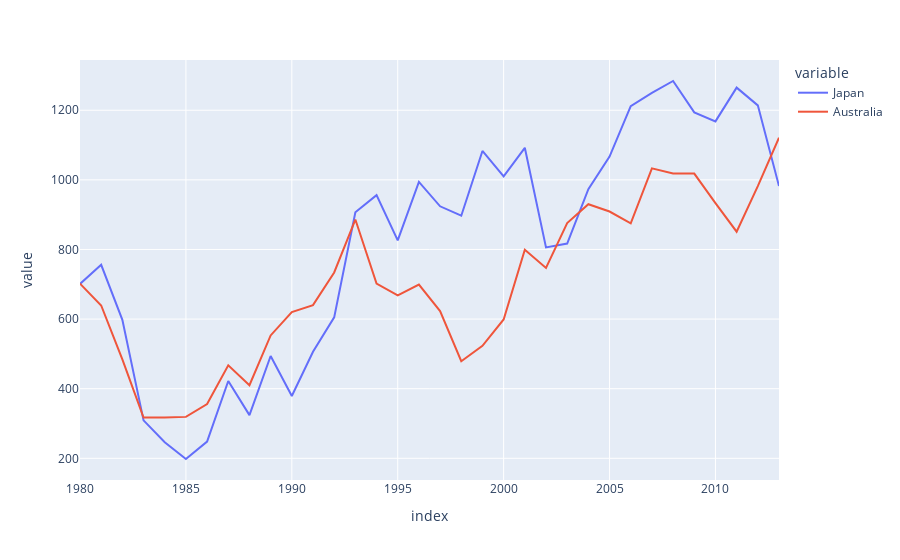

The notebook cell this image was saved under:
### Code cell
countries = ['Japan','Australia']
country_df = df.loc[countries, years].T
px.line(country_df,
        x=country_df.index,
        y=['Japan','Australia'],)

### Figure 1 — Plotly figure (JSON) as saved in the notebook; plotly's stock layout.template omitted (floating-point values rounded to 4 significant figures)
{"data": [{"hovertemplate": "variable=Japan<br>index=%{x}<br>value=%{y}<extra></extra>", "legendgroup": "Japan", "line": {"color": "#636efa", "dash": "solid"}, "marker": {"symbol": "circle"}, "mode": "lines", "name": "Japan", "orientation": "v", "showlegend": true, "type": "scatter", "x": [1980, 1981, 1982, 1983, 1984, 1985, 1986, 1987, 1988, 1989, 1990, 1991, 1992, 1993, 1994, 1995, 1996, 1997, 1998, 1999, 2000, 2001, 2002, 2003, 2004, 2005, 2006, 2007, 2008, 2009, 2010, 2011, 2012, 2013], "xaxis": "x", "y": [701, 756, 598, 309, 246, 198, 248, 422, 324, 494, 379, 506, 605, 907, 956, 826, 994, 924, 897, 1083, 1010, 1092, 806, 817, 973, 1067, 1212, 1250, 1284, 1194, 1168, 1265, 1214, 982], "yaxis": "y"}, {"hovertemplate": "variable=Australia<br>index=%{x}<br>value=%{y}<extra></extra>", "legendgroup": "Australia", "line": {"color": "#EF553B", "dash": "solid"}, "marker": {"symbol": "circle"}, "mode": "lines", "name": "Australia", "orientation": "v", "showlegend": true, "type": "scatter", "x": [1980, 1981, 1982, 1983, 1984, 1985, 1986, 1987, 1988, 1989, 1990, 1991, 1992, 1993, 1994, 1995, 1996, 1997, 1998, 1999, 2000, 2001, 2002, 2003, 2004, 2005, 2006, 2007, 2008, 2009, 2010, 2011, 2012, 2013], "xaxis": "x", "y": [702, 639, 484, 317, 317, 319, 356, 467, 410, 553, 620, 640, 734, 886, 702, 668, 699, 623, 479, 523, 599, 799, 747, 876, 930, 909, 875, 1033, 1018, 1018, 933, 851, 982, 1121], "yaxis": "y"}], "layout": {"legend": {"title": {"text": "variable"}, "tracegroupgap": 0}, "margin": {"t": 60}, "xaxis": {"anchor": "y", "domain": [0, 1], "title": {"text": "index"}}, "yaxis": {"anchor": "x", "domain": [0, 1], "title": {"text": "value"}}}}
